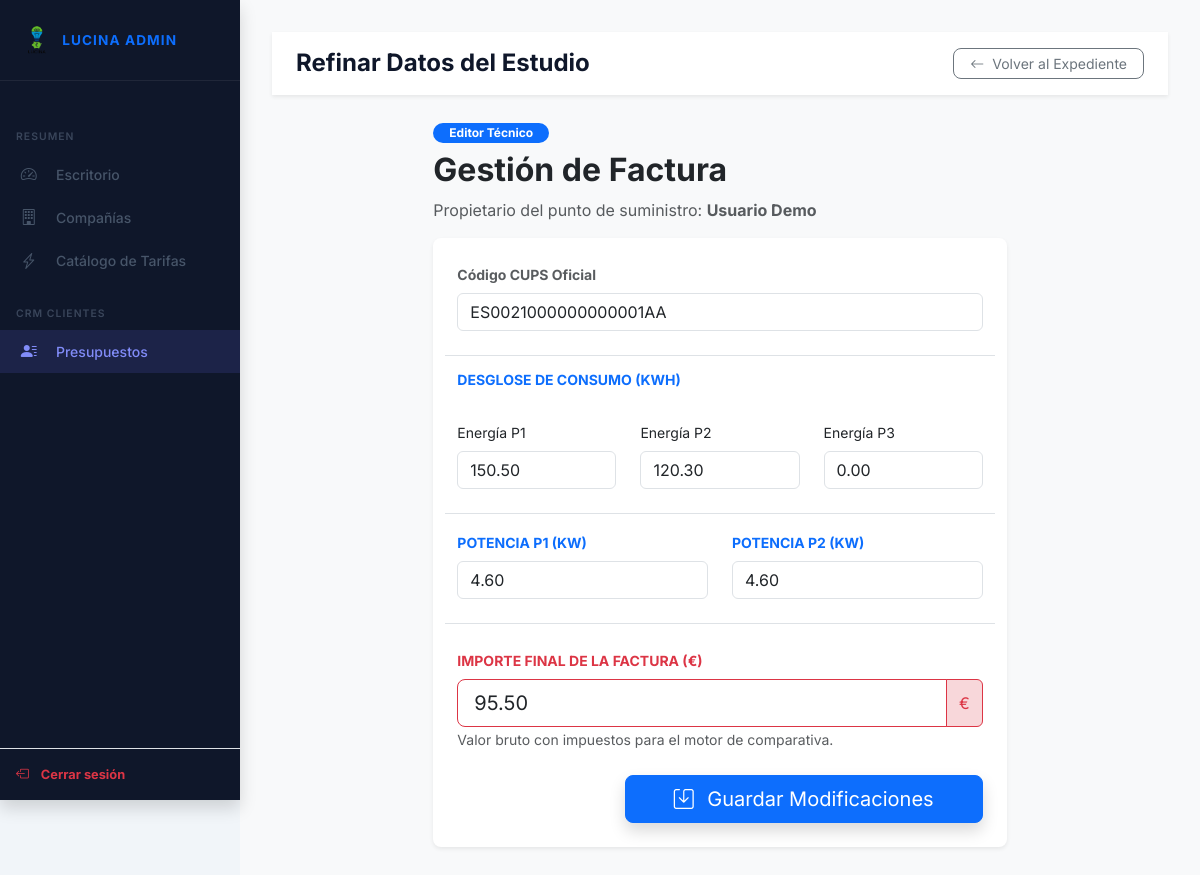
The app's page /admin/editar_presupuesto.php?id=3 (signed in) with its own data.
### tables this page shows
CREATE TABLE `facturas` (
  `fac_id` int(11) NOT NULL AUTO_INCREMENT,
  `fac_user_id` int(11) NOT NULL,
  `fac_cli_id` int(11) NOT NULL,
  `fac_cups` varchar(30) NOT NULL,
  `fac_poblacion` varchar(100) DEFAULT NULL,
  `fac_provincia` varchar(100) DEFAULT NULL,
  `fac_ruta_archivo` varchar(255) NOT NULL,
  `fac_consumo_p1_kwh` decimal(10,2) DEFAULT NULL,
  `fac_consumo_p2_kwh` decimal(10,2) DEFAULT NULL,
  `fac_consumo_p3_kwh` decimal(10,2) DEFAULT NULL,
  `fac_potencia_contratada_p1_kw` decimal(5,2) DEFAULT NULL,
  `fac_potencia_contratada_p2_kw` decimal(5,2) DEFAULT NULL,
  `fac_importe_total_factura` decimal(10,2) DEFAULT NULL,
  `fac_impuesto_electrico_importe` decimal(10,2) DEFAULT NULL,
  `fac_alquiler_contador_importe` decimal(10,2) DEFAULT NULL,
  `fac_iva_porcentaje` int(11) DEFAULT NULL,
  `fac_tiene_bono_social` tinyint(1) DEFAULT NULL,
  `fac_excedentes_kwh` decimal(10,2) DEFAULT NULL,
  `fac_observaciones` mediumtext DEFAULT NULL,
  `fac_fecha` datetime DEFAULT current_timestamp(),
  `fac_activo` tinyint(1) DEFAULT 1,
  PRIMARY KEY (`fac_id`),
  KEY `fk_fac_user` (`fac_user_id`),
  KEY `fk_fac_cli` (`fac_cli_id`),
  CONSTRAINT `fk_fac_cli` FOREIGN KEY (`fac_cli_id`) REFERENCES `clientes` (`cli_id`),
  CONSTRAINT `fk_fac_user` FOREIGN KEY (`fac_user_id`) REFERENCES `usuarios` (`user_id`)
);

CREATE TABLE `clientes` (
  `cli_id` int(11) NOT NULL AUTO_INCREMENT,
  `cli_nombre` varchar(100) NOT NULL,
  `cli_nif` varchar(20) DEFAULT NULL,
  `cli_telefono` varchar(20) DEFAULT NULL,
  `cli_email` varchar(150) DEFAULT NULL,
  `cli_poblacion` varchar(100) DEFAULT NULL,
  `cli_provincia` varchar(100) DEFAULT NULL,
  `cli_direccion` varchar(255) DEFAULT NULL,
  `cli_observaciones` mediumtext DEFAULT NULL,
  `cli_activo` tinyint(1) DEFAULT 1,
  `cli_fecha_alta` timestamp DEFAULT current_timestamp(),
  PRIMARY KEY (`cli_id`),
  UNIQUE KEY `cli_nif` (`cli_nif`)
);

### admin/editar_presupuesto.php (the view, shortened to what this page needs)
<?php
require_once '../funciones/conexion.php';
$idEstudio = (int)($_GET['id'] ?? 0);
try {
    $consultaEstudio = $conn->prepare("SELECT f.*, c.cli_nombre FROM facturas f JOIN clientes c ON f.fac_cli_id = c.cli_id WHERE f.fac_id = ?");
    $consultaEstudio->execute([$idEstudio]);
    $estudio = $consultaEstudio->fetch(PDO::FETCH_ASSOC);
} catch (PDOException $errorCarga) {
    die("Error al conectar con la base de datos.");
}
?>
<!DOCTYPE html>
<html lang="es">
<head>
    <link href="https://cdn.jsdelivr.net/npm/bootstrap@5.3.0/dist/css/bootstrap.min.css" rel="stylesheet">
    <link rel="stylesheet" href="https://cdn.jsdelivr.net/npm/bootstrap-icons@1.11.1/font/bootstrap-icons.css">
    <link rel="stylesheet" href="admin.css">
</head>
<body>
    <aside class="sidebar shadow">
        <div class="sidebar-brand d-flex align-items-center mb-4">
            <img src="../logo.png" alt="Lucina" style="max-height: 40px;">
            <span class="ms-2 fw-bold text-primary">Lucina Admin</span>
        </div>
        <nav class="sidebar-nav">
            <div class="sidebar-label text-uppercase small opacity-50 px-3 py-2">Resumen</div>
            <a href="index.php" class="sidebar-link"><i class="bi bi-speedometer2 me-2"></i> Escritorio</a>
            <a href="companias.php" class="sidebar-link"><i class="bi bi-building me-2"></i> Compañías</a>
            <a href="tarifas.php" class="sidebar-link"><i class="bi bi-lightning-charge me-2"></i> Catálogo de Tarifas</a>
            <div class="sidebar-label text-uppercase small opacity-50 px-3 py-2 mt-3">CRM Clientes</div>
            <a href="clientes.php" class="sidebar-link active"><i class="bi bi-person-lines-fill me-2"></i> Presupuestos</a>
        </nav>
        <div class="sidebar-footer mt-auto p-3 border-top">
            <a href="../salir.php" class="text-danger text-decoration-none small fw-bold"><i class="bi bi-box-arrow-left me-1"></i> Cerrar sesión</a>
        </div>
    </aside>
    <main class="main bg-light">
        <div class="topbar bg-white shadow-sm px-4 py-3 d-flex justify-content-between align-items-center mb-4">
            <h4 class="mb-0 fw-bold">Refinar Datos del Estudio</h4>
            <a href="ver_cliente.php?id=<?= $estudio['fac_cli_id'] ?>" class="btn btn-outline-secondary btn-sm px-3 rounded-3">
                <i class="bi bi-arrow-left me-1"></i> Volver al Expediente
            </a>
        </div>
        <div class="container-fluid">
            <div class="row justify-content-center">
                <div class="col-lg-8">
                    <div class="mb-3">
                        <span class="badge bg-primary px-3 rounded-pill mb-2">Editor Técnico</span>
                        <h2 class="fw-bold">Gestión de Factura</h2>
                        <p class="text-muted">Propietario del punto de suministro: <strong><?= htmlspecialchars($estudio['cli_nombre']) ?></strong></p>
                    </div>
                    <div class="card border-0 shadow-sm rounded-3">
                        <div class="card-body p-4">
                            <form action="" method="POST">
                                <div class="row g-4">
                                    <div class="col-12">
                                        <label class="form-label small fw-bold text-muted">Código CUPS Oficial</label>
                                        <input type="text" name="cups" class="form-control" value="<?= htmlspecialchars($estudio['fac_cups']) ?>" required>
                                    </div>
                                    <div class="col-12 border-top pt-3">
                                        <h6 class="text-primary fw-bold small text-uppercase">Desglose de Consumo (kWh)</h6>
                                    </div>
                                    <div class="col-md-4">
                                        <label class="form-label small">Energía P1</label>
                                        <input type="number" step="0.01" name="p1" class="form-control" value="<?= $estudio['fac_consumo_p1_kwh'] ?>" required>
                                    </div>
                                    <div class="col-md-4">
                                        <label class="form-label small">Energía P2</label>
                                        <input type="number" step="0.01" name="p2" class="form-control" value="<?= $estudio['fac_consumo_p2_kwh'] ?>" required>
                                    </div>
                                    <div class="col-md-4">
                                        <label class="form-label small">Energía P3</label>
                                        <input type="number" step="0.01" name="p3" class="form-control" value="<?= $estudio['fac_consumo_p3_kwh'] ?>" required>
                                    </div>
                                    <div class="col-md-6 border-top pt-3">
                                        <label class="form-label small fw-bold text-primary text-uppercase">Potencia P1 (kW)</label>
                                        <input type="number" step="0.01" name="pot1" class="form-control" value="<?= $estudio['fac_potencia_contratada_p1_kw'] ?>" required>
                                    </div>
                                    <div class="col-md-6 border-top pt-3">
                                        <label class="form-label small fw-bold text-primary text-uppercase">Potencia P2 (kW)</label>
                                        <input type="number" step="0.01" name="pot2" class="form-control" value="<?= $estudio['fac_potencia_contratada_p2_kw'] ?>" required>
                                    </div>
                                    <div class="col-12 border-top pt-4">
                                        <label class="form-label small fw-bold text-danger text-uppercase">Importe Final de la Factura (€)</label>
                                        <div class="input-group">
                                            <input type="number" step="0.01" name="importe" class="form-control form-control-lg border-danger" value="<?= $estudio['fac_importe_total_factura'] ?>" required>
                                            <span class="input-group-text bg-danger-subtle text-danger border-danger">€</span>
                                        </div>
                                        <small class="text-muted italic">Valor bruto con impuestos para el motor de comparativa.</small>
                                    </div>
                                    <div class="col-12 mt-4 text-end">
                                        <button type="submit" class="btn btn-primary btn-lg px-5 shadow">
                                            <i class="bi bi-save me-2"></i> Guardar Modificaciones
                                        </button>
                                    </div>
                                </div>
                            </form>
                        </div>
                    </div>
                </div>
            </div>
        </div>
    </main>
</body>
</html>

### admin/admin.css (style rules this page uses)
* { font-family: 'Inter', sans-serif; }
body { background: #f1f5f9; }
.sidebar { width: 240px; min-height: 100vh; background: #0f172a; position: fixed; top: 0; left: 0; display: flex; flex-direction: column; z-index: 100; }
.sidebar-brand { padding: 1.5rem 1.25rem; border-bottom: 1px solid rgba(255, 255, 255, .07); display: flex; align-items: center; }
.sidebar-brand img { height: 32px; }
.sidebar-brand span { color: #fff; font-weight: 700; font-size: .85rem; letter-spacing: .08em; text-transform: uppercase; margin-left: .5rem; }
.sidebar-nav { padding: 1rem 0; flex: 1; }
.sidebar-label { color: #64748b; font-size: .65rem; font-weight: 600; letter-spacing: .1em; text-transform: uppercase; padding: .75rem 1.25rem .25rem; }
.sidebar-link { display: flex; align-items: center; gap: .65rem; padding: .6rem 1.25rem; color: #475569; text-decoration: none; font-size: .875rem; font-weight: 500; transition: background .15s, color .15s; }
.sidebar-link.active { background: rgba(99, 102, 241, .15); color: #818cf8; }
.sidebar-link i { font-size: 1rem; width: 1.1rem; text-align: center; }
.sidebar-footer { padding: 1rem 1.25rem; border-top: 1px solid rgba(255, 255, 255, .07); }
.sidebar-footer a { color: #64748b; font-size: .8rem; text-decoration: none; display: flex; align-items: center; gap: .5rem; }
.main { margin-left: 240px; padding: 2rem; }
.topbar { display: flex; align-items: center; justify-content: space-between; margin-bottom: 2rem; }
.topbar h4 { font-weight: 700; color: #0f172a; margin: 0; }

### records on screen
facturas: fac_cli.cli_nombre "Usuario Demo", cups "ES0021000000000001AA", p1 "150.50", p2 "120.30", p3 "0.00", pot1 "4.60", pot2 "4.60", importe "95.50"
